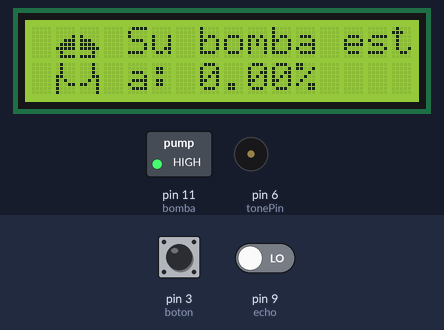
A sketch run on a simulated Arduino Uno, built with avr-gcc and run on an emulated ATmega328P. Parts: 16×2 character LCD, switched loads named in the sketch (green lamp = pin HIGH), buzzer (waves = sounding). The test bench sets the inputs (shaded band); at power-on: pin 3 (boton) HIGH, pin 9 (echo) LOW. Pins used as bus, display or sensor lines are not drawn; what the sketch prints to the serial monitor is not drawn.

Above: at 1.9 s.
2.0 s: pin 3 (boton) pulled LOW for 3.2 s
At 4.3 s:
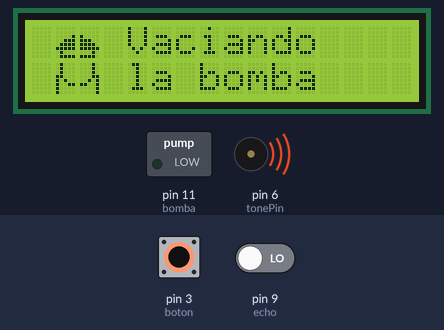
At 9.7 s:
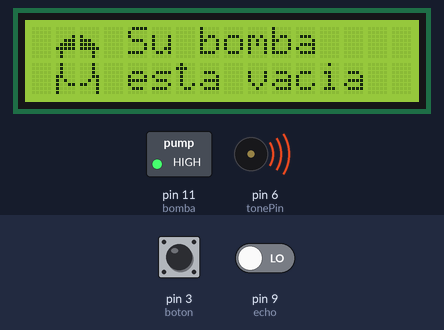
Timing chart, 0 to 18.8 s (numbered marks = the images above; inputs shaded):
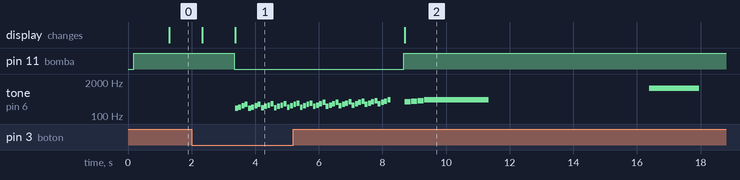

The sketch:

Practica__1.ino
```cpp
// C++ code
//
#include <LiquidCrystal_I2C.h> //incluye la libreria LiquidCrystal_I2C
LiquidCrystal_I2C lcd_1(0x27,16,2); //pone los parametros para la LCD

#define boton  3 //boton en pin 2
#define bomba  11 //bomba en pin 11
#define Trig 10
#define echo 9
float time;
float distancia;
float porcentaje;
const float velocidad=0.0343;
int tonePin = 6;

byte vacio[8]={       // Representa una variable de 8 bytes para guardar caracteres
0b00000,
0b00000,
0b00001,
0b00111,
0b01111,
0b11111,
0b01000,
0b01111,


};
byte vacio1[8]={       // Representa una variable de 8 bytes para guardar caracteres
0b00000,
0b00000,
0b10000,
0b11100,
0b11110,
0b11111,
0b00010,
0b11110,


};
byte vacio2[8]={       // Representa una variable de 8 bytes para guardar caracteres
0b01000,
0b01000,
0b01000,
0b11000,
0b10100,
0b10011,
0b10000,
0b10000,


};
byte vacio3[8]={       // Representa una variable de 8 bytes para guardar caracteres
0b00010,
0b00010,
0b00010,
0b00011,
0b00101,
0b11001,
0b00001,
0b00001,


};
byte vacio4[8]={       // Representa una variable de 8 bytes para guardar caracteres
0b00000,
0b00000,
0b00001,
0b00111,
0b01111,
0b11111,
0b01000,
0b01000,


};
byte vacio5[8]={       // Representa una variable de 8 bytes para guardar caracteres
0b00000,
0b00000,
0b10000,
0b11100,
0b11110,
0b11111,
0b00010,
0b00010,


};

void setup()
{
  pinMode(boton, INPUT_PULLUP); //Configura el estado del pin como entrada con pull up
  pinMode(bomba, OUTPUT); //Configura el estado del pin como salida

  pinMode(Trig,OUTPUT);
  pinMode(echo,INPUT);
  pinMode(tonePin, OUTPUT);
  Serial.begin(9600);
  lcd_1.init(); //Inicia la LCD
  lcd_1.backlight(); //Configura el brillo
  lcd_1.clear(); //Elimina lo que aparezca en pantalla

  lcd_1.begin(16, 2);
  lcd_1.createChar(0,vacio);  // Crea un carácter tomando los valores que previamente habíam
  lcd_1.createChar(1,vacio1);  // Crea un carácter tomando los valores que previamente habíam
  lcd_1.createChar(2,vacio2);  // Crea un carácter tomando los valores que previamente habíam
  lcd_1.createChar(3,vacio3);  // Crea un carácter tomando los valores que previamente habíam
  lcd_1.createChar(4,vacio4);  // Crea un carácter tomando los valores que previamente habíam
  lcd_1.createChar(5,vacio5);  // Crea un carácter tomando los valores que previamente habíam
}

void loop()
{
  digitalWrite(bomba,HIGH); //Indica el estado de la bomba como en HIGH
  digitalWrite(Trig,HIGH);
  delay(100);
  digitalWrite(Trig,LOW);
  time=pulseIn(echo,HIGH);
  distancia=(time)*velocidad/2;
  porcentaje=(distancia)*100/11;
  Serial.print(porcentaje);
  Serial.println("%");

  digitalWrite(bomba,HIGH); //Indica el estado de la bomba como en HIGH
  lcd_1.setCursor(1,0);      // posiciona el cursor en la casilla "0" dela fila "0")
  lcd_1.write(byte(0));      // Escribe el carácter 0 (smile)
  lcd_1.setCursor(2,0);      // posiciona el cursor en la casilla "0" dela fila "0")
  lcd_1.write(byte(1));      // Escribe el carácter 0 (smile)
  lcd_1.setCursor(4,0);      // posiciona el cursor en la casilla "0" dela fila "0")
  lcd_1.print("Su bomba esta ");
  lcd_1.setCursor(1,1);      // posiciona el cursor en la casilla "0" dela fila "0")
  lcd_1.write(byte(2));      // Escribe el carácter 0 (smile)
  lcd_1.setCursor(2,1);      // posiciona el cursor en la casilla "0" dela fila "0")
  lcd_1.write(byte(3));      // Escribe el carácter 0 (smile)
  lcd_1.setCursor(4,1);      // posiciona el cursor en la casilla "0" dela fila "0")
  lcd_1.print("a: ");
  lcd_1.print( porcentaje);
  lcd_1.print("%");

  delay(1001);

  lcd_1.clear();

if(distancia>=12){
  digitalWrite(bomba,HIGH); //Indica el estado de la bomba como en HIGH
  lcd_1.setCursor(1,0);      // posiciona el cursor en la casilla "0" dela fila "0")
  lcd_1.write(byte(4));      // Escribe el carácter 0 (smile)
  lcd_1.setCursor(2,0);      // posiciona el cursor en la casilla "0" dela fila "0")
  lcd_1.write(byte(5));      // Escribe el carácter 0 (smile)
  lcd_1.setCursor(4,0);      // posiciona el cursor en la casilla "0" dela fila "0")
  lcd_1.print("Su bomba ");
  lcd_1.setCursor(1,1);      // posiciona el cursor en la casilla "0" dela fila "0")
  lcd_1.write(byte(2));      // Escribe el carácter 0 (smile)
  lcd_1.setCursor(2,1);      // posiciona el cursor en la casilla "0" dela fila "0")
  lcd_1.write(byte(3));      // Escribe el carácter 0 (smile)
  lcd_1.setCursor(4,1);      // posiciona el cursor en la casilla "0" dela fila "0")
  lcd_1.print("esta vacia ");
  tone(tonePin, 195, 92.2130625);
     tone(tonePin, 311, 128.571375);
    delay(142.857083333);
    tone(tonePin, 233, 128.571375);
    delay(142.857083333);
    delay(285.714166667);
    tone(tonePin, 311, 128.571375);
    delay(142.857083333);
    tone(tonePin, 233, 128.571375);
    delay(142.857083333);
    delay(285.714166667);
    tone(tonePin, 311, 128.571375);
    delay(142.857083333);
    tone(tonePin, 233, 128.571375);
    delay(142.857083333);
    delay(285.714166667);
    tone(tonePin, 311, 128.571375);
    delay(142.857083333);
    tone(tonePin, 233, 128.571375);
    delay(142.857083333);
    delay(285.714166667);

  delay(1001);

  lcd_1.clear();

}


if(distancia<=4){
  digitalWrite(bomba,HIGH); //Indica el estado de la bomba como en HIGH
  lcd_1.setCursor(1,0);      // posiciona el cursor en la casilla "0" dela fila "0")
  lcd_1.write(byte(0));      // Escribe el carácter 0 (smile)
  lcd_1.setCursor(2,0);      // posiciona el cursor en la casilla "0" dela fila "0")
  lcd_1.write(byte(1));      // Escribe el carácter 0 (smile)
  lcd_1.setCursor(4,0);      // posiciona el cursor en la casilla "0" dela fila "0")
  lcd_1.print("Su bomba ");
  lcd_1.setCursor(1,1);      // posiciona el cursor en la casilla "0" dela fila "0")
  lcd_1.write(byte(2));      // Escribe el carácter 0 (smile)
  lcd_1.setCursor(2,1);      // posiciona el cursor en la casilla "0" dela fila "0")
  lcd_1.write(byte(3));      // Escribe el carácter 0 (smile)
  lcd_1.setCursor(4,1);      // posiciona el cursor en la casilla "0" dela fila "0")
  lcd_1.print("esta llena ");

  delay(1001);

  lcd_1.clear();

}

if(digitalRead(boton) == LOW){
  lcd_1.clear();
  digitalWrite(bomba,LOW); //Indica el estado de la bomba como en HIGH
  lcd_1.setCursor(1,0);      // posiciona el cursor en la casilla "0" dela fila "0")
  lcd_1.write(byte(0));      // Escribe el carácter 0 (smile)
  lcd_1.setCursor(2,0);      // posiciona el cursor en la casilla "0" dela fila "0")
  lcd_1.write(byte(1));      // Escribe el carácter 0 (smile)
  lcd_1.setCursor(4,0);      // posiciona el cursor en la casilla "0" dela fila "0")
  lcd_1.print("Vaciando ");
  lcd_1.setCursor(1,1);      // posiciona el cursor en la casilla "0" dela fila "0")
  lcd_1.write(byte(2));      // Escribe el carácter 0 (smile)
  lcd_1.setCursor(2,1);      // posiciona el cursor en la casilla "0" dela fila "0")
  lcd_1.write(byte(3));      // Escribe el carácter 0 (smile)
  lcd_1.setCursor(4,1);      // posiciona el cursor en la casilla "0" dela fila "0")
  lcd_1.print("la bomba ");
  tone(tonePin, 195, 92.2130625); //Frecuencia que tendra el sonido
    delay(102.458958333); //tiempo de espera
    tone(tonePin, 220, 92.2130625); //Frecuencia que tendra el sonido
    delay(102.458958333); //tiempo de espera
    tone(tonePin, 246, 92.2130625); //Frecuencia que tendra el sonido
    delay(102.458958333); //tiempo de espera
    tone(tonePin, 277, 92.2130625); //Frecuencia que tendra el sonido
    delay(102.458958333); //tiempo de espera
    tone(tonePin, 195, 92.2130625); //Frecuencia que tendra el sonido
    delay(102.458958333); //tiempo de espera
    tone(tonePin, 220, 92.2130625); //Frecuencia que tendra el sonido
    delay(102.458958333); //tiempo de espera
    tone(tonePin, 246, 92.2130625); //Frecuencia que tendra el sonido
    delay(102.458958333); //tiempo de espera
    tone(tonePin, 277, 92.2130625); //Frecuencia que tendra el sonido
    delay(102.458958333); //tiempo de espera
    tone(tonePin, 207, 92.2130625); //Frecuencia que tendra el sonido
    delay(102.458958333); //tiempo de espera
    tone(tonePin, 233, 92.2130625); //Frecuencia que tendra el sonido
    delay(102.458958333); //tiempo de espera
    tone(tonePin, 261, 92.2130625); //Frecuencia que tendra el sonido
    delay(102.458958333); //tiempo de espera
    tone(tonePin, 293, 92.2130625); //Frecuencia que tendra el sonido
    delay(102.458958333); //tiempo de espera
    tone(tonePin, 207, 92.2130625); //Frecuencia que tendra el sonido
    delay(102.458958333); //tiempo de espera
    tone(tonePin, 233, 92.2130625); //Frecuencia que tendra el sonido
    delay(102.458958333); //tiempo de espera
    tone(tonePin, 261, 92.2130625); //Frecuencia que tendra el sonido
    delay(102.458958333); //tiempo de espera
    tone(tonePin, 293, 92.2130625); //Frecuencia que tendra el sonido
    delay(102.458958333); //tiempo de espera
    tone(tonePin, 220, 92.2130625); //Frecuencia que tendra el sonido
    delay(102.458958333); //tiempo de espera
    tone(tonePin, 246, 92.2130625); //Frecuencia que tendra el sonido
    delay(102.458958333); //tiempo de espera
    tone(tonePin, 277, 92.2130625); //Frecuencia que tendra el sonido
    delay(102.458958333); //tiempo de espera
    tone(tonePin, 311, 92.2130625); //Frecuencia que tendra el sonido
    delay(102.458958333); //tiempo de espera
    tone(tonePin, 220, 92.2130625); //Frecuencia que tendra el sonido
    delay(102.458958333); //tiempo de espera
    tone(tonePin, 246, 92.2130625); //Frecuencia que tendra el sonido
    delay(102.458958333); //tiempo de espera
    tone(tonePin, 277, 92.2130625); //Frecuencia que tendra el sonido
    delay(102.458958333); //tiempo de espera
    tone(tonePin, 311, 92.2130625); //Frecuencia que tendra el sonido
    delay(102.458958333); //tiempo de espera
    tone(tonePin, 233, 92.2130625); //Frecuencia que tendra el sonido
    delay(102.458958333); //tiempo de espera
    tone(tonePin, 261, 92.2130625); //Frecuencia que tendra el sonido
    delay(102.458958333); //tiempo de espera
    tone(tonePin, 293, 92.2130625); //Frecuencia que tendra el sonido
    delay(102.458958333); //tiempo de espera
    tone(tonePin, 329, 92.2130625); //Frecuencia que tendra el sonido
    delay(102.458958333); //tiempo de espera
    tone(tonePin, 233, 92.2130625); //Frecuencia que tendra el sonido
    delay(102.458958333); //tiempo de espera
    tone(tonePin, 261, 92.2130625); //Frecuencia que tendra el sonido
    delay(102.458958333); //tiempo de espera
    tone(tonePin, 293, 92.2130625); //Frecuencia que tendra el sonido
    delay(102.458958333); //tiempo de espera
    tone(tonePin, 329, 92.2130625); //Frecuencia que tendra el sonido
    delay(102.458958333); //tiempo de espera
    tone(tonePin, 246, 92.2130625); //Frecuencia que tendra el sonido
    delay(102.458958333); //tiempo de espera
    tone(tonePin, 277, 92.2130625); //Frecuencia que tendra el sonido
    delay(102.458958333); //tiempo de espera
    tone(tonePin, 311, 92.2130625); //Frecuencia que tendra el sonido
    delay(102.458958333); //tiempo de espera
    tone(tonePin, 349, 92.2130625); //Frecuencia que tendra el sonido
    delay(102.458958333); //tiempo de espera
    tone(tonePin, 261, 92.2130625); //Frecuencia que tendra el sonido
    delay(102.458958333); //tiempo de espera
    tone(tonePin, 293, 92.2130625); //Frecuencia que tendra el sonido
    delay(102.458958333); //tiempo de espera
    tone(tonePin, 329, 92.2130625); //Frecuencia que tendra el sonido
    delay(102.458958333); //tiempo de espera
    tone(tonePin, 369, 92.2130625); //Frecuencia que tendra el sonido
    delay(102.458958333); //tiempo de espera
    tone(tonePin, 277, 92.2130625); //Frecuencia que tendra el sonido
    delay(102.458958333); //tiempo de espera
    tone(tonePin, 311, 92.2130625); //Frecuencia que tendra el sonido
    delay(102.458958333); //tiempo de espera
    tone(tonePin, 349, 92.2130625); //Frecuencia que tendra el sonido
    delay(102.458958333); //tiempo de espera
    tone(tonePin, 391, 92.2130625); //Frecuencia que tendra el sonido
    delay(102.458958333); //tiempo de espera
    tone(tonePin, 293, 92.2130625); //Frecuencia que tendra el sonido
    delay(102.458958333); //tiempo de espera
    tone(tonePin, 329, 92.2130625); //Frecuencia que tendra el sonido
    delay(102.458958333); //tiempo de espera
    tone(tonePin, 369, 92.2130625); //Frecuencia que tendra el sonido
    delay(102.458958333); //tiempo de espera
    tone(tonePin, 415, 92.2130625); //Frecuencia que tendra el sonido
    delay(102.458958333); //tiempo de espera
    delay(409.835833333); //tiempo de espera


  lcd_1.clear();


  digitalWrite(bomba,HIGH); //Indica el estado de la bomba como en HIGH
  lcd_1.setCursor(1,0);      // posiciona el cursor en la casilla "0" dela fila "0")
  lcd_1.write(byte(4));      // Escribe el carácter 0 (smile)
  lcd_1.setCursor(2,0);      // posiciona el cursor en la casilla "0" dela fila "0")
  lcd_1.write(byte(5));      // Escribe el carácter 0 (smile)
  lcd_1.setCursor(4,0);      // posiciona el cursor en la casilla "0" dela fila "0")
  lcd_1.print("Su bomba ");
  lcd_1.setCursor(1,1);      // posiciona el cursor en la casilla "0" dela fila "0")
  lcd_1.write(byte(2));      // Escribe el carácter 0 (smile)
  lcd_1.setCursor(2,1);      // posiciona el cursor en la casilla "0" dela fila "0")
  lcd_1.write(byte(3));      // Escribe el carácter 0 (smile)
  lcd_1.setCursor(4,1);      // posiciona el cursor en la casilla "0" dela fila "0")
  lcd_1.print("esta vacia ");

  tone(tonePin, 349, 184.426125); //Frecuencia que tendra el sonido
    delay(204.917916667); //tiempo de espera
    tone(tonePin, 369, 184.426125); //Frecuencia que tendra el sonido
    delay(204.917916667); //tiempo de espera
    tone(tonePin, 391, 184.426125); //Frecuencia que tendra el sonido
    delay(204.917916667); //tiempo de espera
    tone(tonePin, 415, 2028.687375); //Frecuencia que tendra el sonido
    delay(2254.09708333); //tiempo de espera
    delay(4815.57104167); //tiempo de espera
    tone(tonePin, 1174, 1567.6220625); //Frecuencia que tendra el sonido
    delay(1741.80229167); //tiempo de espera

  delay(3001);

  lcd_1.clear();
}


}
```

Measured:
- after the input at 2.0 s, pin 11 (bomba): HIGH → LOW after 1.3 s, → HIGH 5.3 s later; tone on pin 6 (tonePin): plays 195 Hz for 0.09 s, 220 Hz for 0.09 s, 246 Hz for 0.09 s, 277 Hz for 0.09 s, 195 Hz for 0.09 s, 220 Hz for 0.09 s … (53 notes in this stretch), starting after 1.4 s
